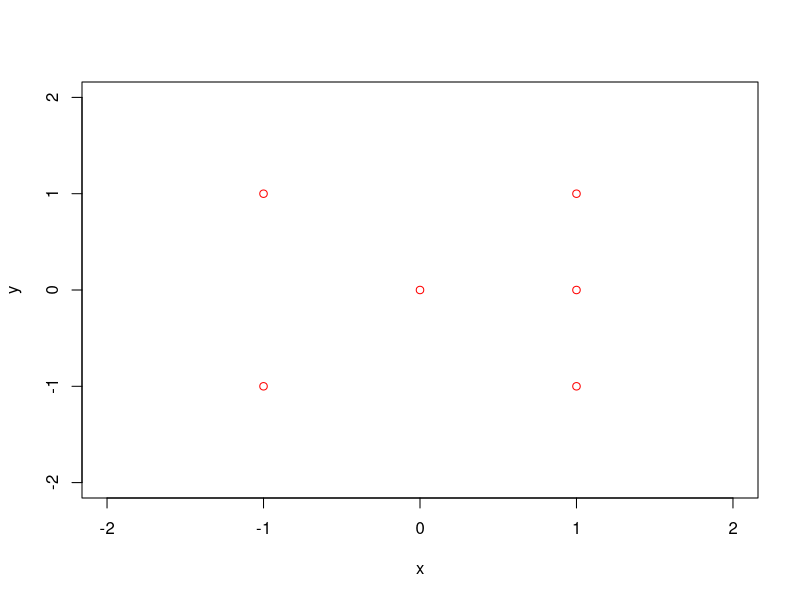

Here is the R script that generated this plot:
## ---- chunk 1
library(knitr)
opts_chunk$set(echo = TRUE, cache = TRUE)
## ---- chunk 2
N <- c(10, 25, 100, 500, 1000)
expected.ein <- function(N) {
  sigma <- 0.1
  d <- 8
  sigma^2 * (1 - (d+1)/N)
}
ein <- sapply(N, expected.ein)
ein
## ---- chunk 3
prob7.nabla <- function(u, v) {
  u.next <- exp(u) + v*exp(u*v) + 2*u - 2*v - 3
  v.next <- 2*exp(2*v) + u*exp(u*v) - 2*u + 4*v - 2
  c(u.next, v.next)
}
prob7.E <- function(u, v) {
    exp(u) + exp(2*v) + exp(u*v) + u^2 - 2*u*v + 2*v^2 - 3*u - 2*v
}
w <- c(0, 0)
for (i in 1:5) {
  w = w - 0.01 * prob7.nabla(w[1], w[2])
  print(w)
}
prob7.E(w[1], w[2])
## ---- chunk 4
prob10.hessian <- function(u, v) {
  buu <- exp(u) + v^2 * exp(u*v) + 2
  bvv <- 4*exp(2*v) + u^2 * exp(u*v) + 4
  buv <- exp(u*v) + u*v * exp(u*v) - 2
  matrix(c(buu, buv, buv, bvv), nrow = 2, ncol = 2)
}
w <- c(0, 0)
for (i in 1:5) {
    hessian <- prob10.hessian(w[1], w[2])
    newtow <- solve(hessian, prob7.nabla(w[1], w[2]))
    w <- w - newtow
    # print(hessian)
    print(w)
}
prob7.E(w[1], w[2])
## ---- chunk 5
plot(1, 1, type = "p", col = "red", xlab = "x", ylab = "y", xlim = c(-2, 2), ylim = c(-2, 2))
points(1, -1, col = "red")
points(-1, -1, col = "red")
points(-1, 1, col = "red")
points(0, 0, col = "red")
points(1, 0, col = "red")
